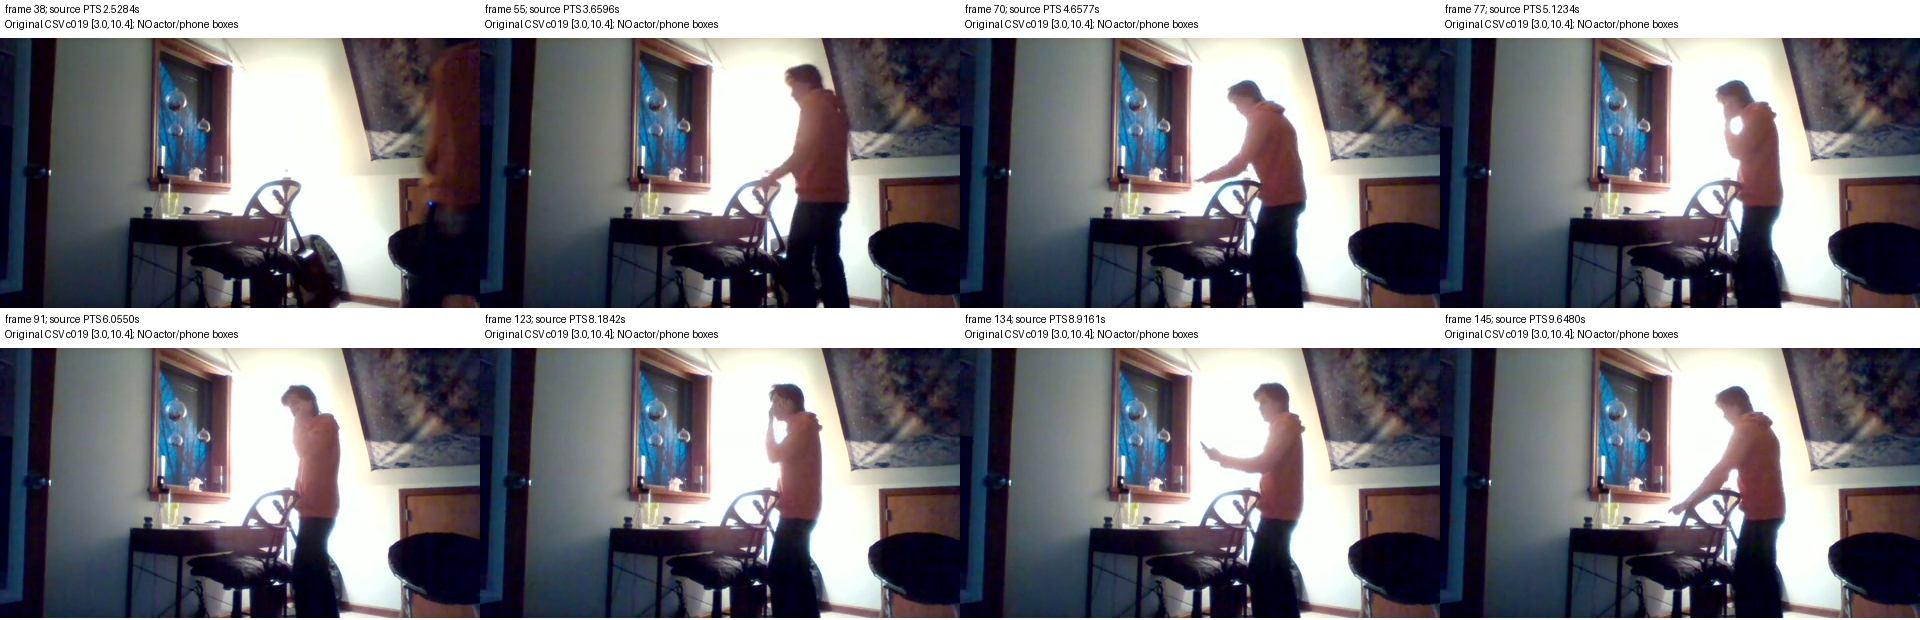

Write the Python code that produced this figure.
import av,pathlib,json
from PIL import Image,ImageDraw
p=pathlib.Path('_WORK/W2_04_EVIDENCE');c=av.open('_WORK/W1_D12/charades_2RFLZ.mp4');want=[38,55,70,77,91,123,134,145];sheet=Image.new('RGB',(1920,620),'white');d=ImageDraw.Draw(sheet)
for ix,f in enumerate(c.decode(video=0)):
 if ix in want:
  k=want.index(ix);x=k%4*480;y=k//4*310;sheet.paste(f.to_image(),(x,y+38));t=float(f.pts*f.time_base);d.text((x+5,y+3),f'frame {ix}; source PTS {t:.4f}s',fill='black');d.text((x+5,y+18),'Original CSV c019 [3.0,10.4]; NO actor/phone boxes',fill='black')
sheet.save(p/'native_review.jpg',quality=98)
